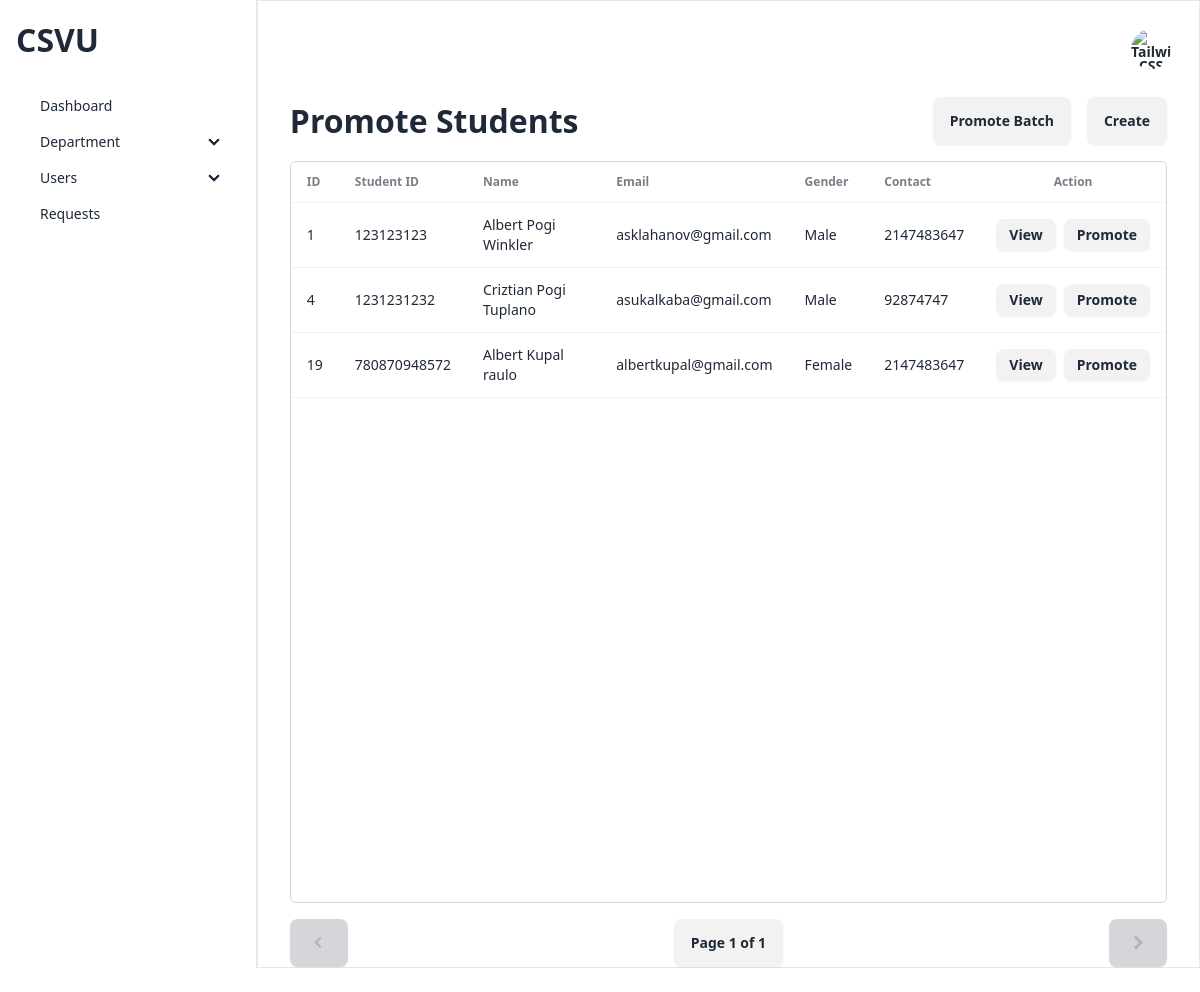
Screenshot of /admin/views/manage-promote-student.php (signed in) with the database file from the repository.
### tables this page shows
CREATE TABLE `ap_userdetails` (
  `id` int(12) NOT NULL,
  `firstName` varchar(255) NOT NULL,
  `middleName` varchar(255) NOT NULL,
  `lastName` varchar(255) NOT NULL,
  `email` varchar(255) NOT NULL,
  `password` varchar(255) NOT NULL,
  `gender` varchar(255) NOT NULL,
  `contact` int(11) NOT NULL,
  `birthday` date DEFAULT NULL,
  `year_level` varchar(255) DEFAULT NULL,
  `roles` varchar(255) NOT NULL,
  `sid` varchar(255) DEFAULT NULL
);

### admin/views/manage-promote-student.php (the view, shortened to what this page needs)
<?php
require("../../configuration/config.php");
require_once("../../components/header.php");
$limit = 10;
$page = isset($_GET['page']) ? $_GET['page'] : 1;
$start = ($page - 1) * $limit;
$result1 = $dbCon->query("SELECT count(id) AS id FROM ap_userdetails WHERE roles='student'");
$students = $result1->fetch_all(MYSQLI_ASSOC);
$total = $students[0]['id'];
$pages = ceil($total / $limit);
$query = "SELECT * FROM ap_userdetails WHERE roles='student' LIMIT $start, $limit";
?>
<main class="w-screen h-[95%] overflow-x-hidden flex" >
    <?php require_once("../layout/sidebar.php")  ?>
    <section class="border w-full px-4">
        <?php require_once("../layout/topbar.php") ?>
        <div class="px-4 flex justify-between flex-col gap-4">
              <div class="flex justify-between items-center">
                <div class="flex justify-between items-center">
                    <h1 class="text-[32px] font-bold">Promote Students</h1>
                </div>
               <div class="flex gap-4">
               <label class="btn" for="reset-academic">Promote Batch</label>
                <a href="./create/student.php" class="btn">Create</a>
               </div>
            </div>
            <div class="overflow-x-hidden border border-gray-300 rounded-md" style="height: calc(100vh - 250px)">
                <table class="table table-md table-pin-rows table-pin-cols ">
                    <thead>
                        <tr>
                            <th>ID</th>
                            <td>Student ID</td>
                            <td>Name</td>
                            <td>Email</td>
                            <td>Gender</td>
                            <td>Contact</td>
                            <td class="text-center">Action</td>
                        </tr>
                    </thead>
                    <tbody>
                    <?php
                        $result = $dbCon->query($query);
                        if ($result->num_rows > 0) {
                            while ($row = $result->fetch_assoc()) {
                                echo "
                                    <tr>
                                        <td>{$row['id']}</td>
                                        <td>{$row['sid']}</td>
                                        <td>{$row['firstName']} {$row['middleName']} {$row['lastName']}</th>
                                        <td>{$row['email']}</td>
                                        <td>" . ucfirst($row['gender']) . "</td>
                                        <td>{$row['contact']}</td>
                                        <td>
                                            <div class='flex gap-2 justify-center items-center'>
                                                <label for='view-student-{$row['id']}' class='btn btn-sm'>View</label>
                                                <label for='promote-student-{$row['id']}' class='btn btn-sm'>Promote</label>
                                            </div>
                                        </td>
                                    </tr>
                                ";
                            }
                        } else {
                            echo "
                                <tr>
                                    <td colspan='7'>No records found</td>
                                </tr>
                            ";
                        }
                        ?>
                    </tbody>
                </table>
            </div>
            <div class="flex justify-between items-center">
                <a class="btn text-[24px]" href="<?= $_SERVER['PHP_SELF'] ?>?page=<?= $page - 1 ?>" <?php if($page - 1 <= 0) { ?> disabled <?php } ?>>
                    <i class='bx bx-chevron-left'></i>
                </a>
                <button class="btn" type="button">Page <?= $page ?> of <?= $pages ?></button>
                <a class="btn text-[24px]" href="<?= $_SERVER['PHP_SELF'] ?>?page=<?= $page + 1 ?>" <?php if($page + 1 >= $pages) { ?> disabled <?php } ?>>
                    <i class='bx bxs-chevron-right' ></i>
                </a>
            </div>
        </div>
    </section>
</main>

### rows the page displays
ap_userdetails: id "1", sid "123123123", firstName "Albert", middleName "Pogi", lastName "Winkler", email "asklahanov@gmail.com", gender "Male", contact "2147483647"
ap_userdetails: id "4", sid "1231231232", firstName "Criztian", middleName "Pogi", lastName "Tuplano", email "asukalkaba@gmail.com", gender "Male", contact "92874747"
ap_userdetails: id "19", sid "780870948572", firstName "Albert", middleName "Kupal", lastName "raulo", email "albertkupal@gmail.com", gender "Female", contact "2147483647"

### other values shown
$page "1"
$pages "1"
